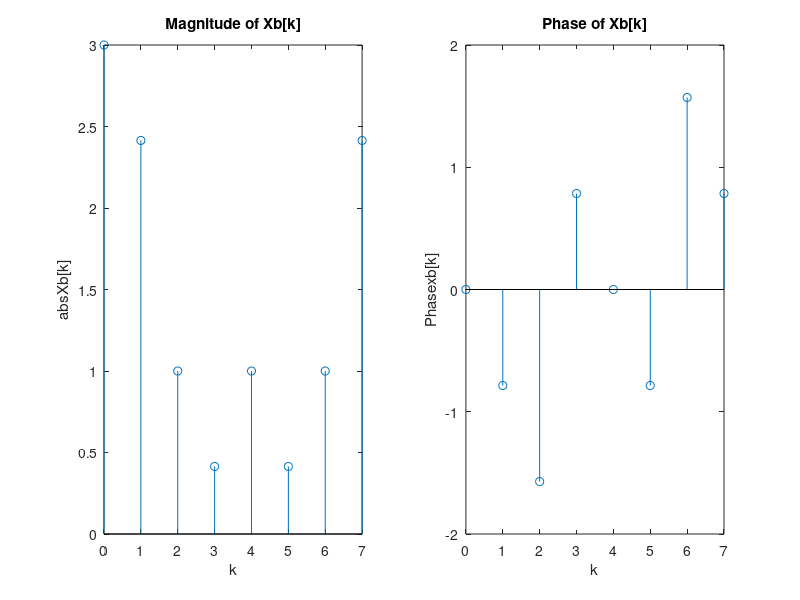

The MATLAB script that drew this image:
nn = 0 : (8-1) ;
%xx= exp(1i*nn/3) ;
xx= [1 1 1 0 0 0 0 0];
XX =fft(xx) ;
kk = nn ;
M_X=abs(XX);
Ph_X=angle(XX);


subplot ( 121 )
stem(kk , M_X)
title( ' Magnitude of Xb[k] ' ) , xlabel( 'k' ), ylabel('abs{Xb[k]}')

subplot ( 122 )
stem(kk , Ph_X)
title( ' Phase of Xb[k] ' ) , xlabel( 'k' ), ylabel('Phase{xb[k]}')
